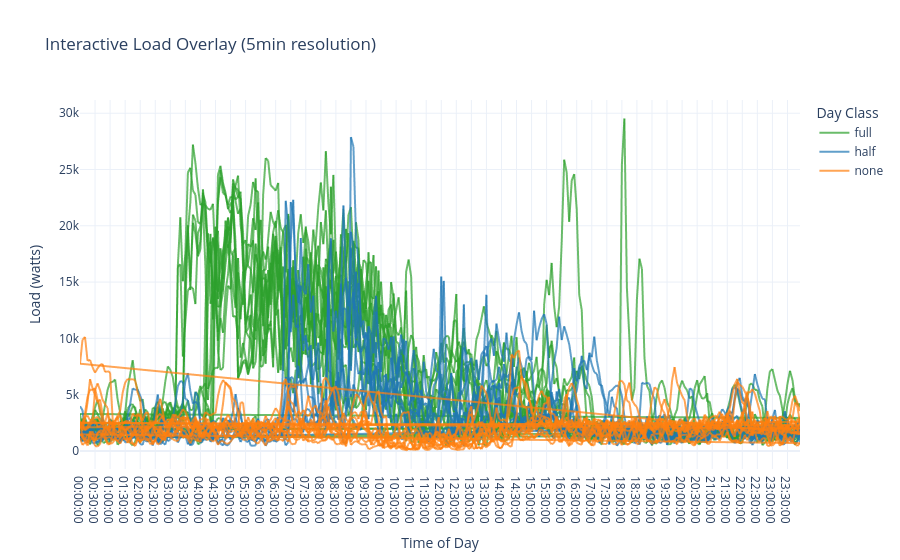

Notebook cell for this chart:
### Markdown cell above
## STL Decomposition, Transitions, Ramp Rate, and Interactive Overlay

Four complementary analyses expose the temporal structure embedded in the bronze
load signal:

1. **STL decomposition** (four-panel time-series plot)
   - **Purpose**: Decomposes the daily mean load series into trend, seasonal
     (period = 7 days), and residual components using robust locally weighted
     regression.
   - **Look for**: The trend panel shows multi-week drift. The seasonal panel
     should reveal a clear seven-day cycle. Large residual spikes flag days
     that deviate from both the trend and seasonal pattern and may warrant
     investigation.

2. **Day-class transition matrix** (annotated heatmap)
   - **Purpose**: Tabulates the empirical probability of moving from one day
     class to the next across consecutive calendar days.
   - **Look for**: A diagonal-heavy matrix indicates stable scheduling.
     Off-diagonal mass suggests irregular business-day patterns such as
     holidays or partial weeks.

3. **Ramp-rate distribution** (histogram)
   - **Purpose**: Histograms the first difference of the second-level load
     signal to characterize the rate and magnitude of load transitions.
   - **Look for**: A tight central peak near zero indicates stable consumption.
     Heavy tails indicate abrupt load transitions (equipment startups or
     shutdowns). The 1st, 5th, 95th, and 99th percentiles quantify the
     magnitude of extreme ramp events.

4. **Interactive overlay** (Plotly line chart, color-coded by day class)
   - **Purpose**: Plots every day on a shared clock-time axis with hover
     tooltips showing the original timestamp.
   - **Look for**: Use pan, zoom, and legend toggles to isolate individual day
     classes and compare intra-class consistency. This complements the static
     overlay by enabling drill-down into specific hours or transitions.

### Code cell
# --- STL decomposition (daily mean, period=7) ---
daily_mean = bronze.groupby('date')['load'].mean().asfreq('D').interpolate(limit_direction='both')
res = STL(daily_mean, period=7, robust=True).fit()
fig = res.plot()
fig.set_size_inches(*FIGURE_SIZE_WIDE)
for ax in fig.axes:
    ax.grid(axis='both', alpha=0.2, linestyle='--')
plt.tight_layout()
plt.show()

# --- Day-class transition matrix ---
seq = bronze[['date', 'day_class']].drop_duplicates().sort_values('date')
transition = pd.crosstab(
    seq['day_class'].shift(1), seq['day_class'], normalize='index'
).fillna(0.0)

fig, ax = plt.subplots(figsize=FIGURE_SIZE)
sns.heatmap(
    transition, annot=True, fmt='.2f', cmap='Blues', cbar=False,
    linewidths=0.5, linecolor='white',
    annot_kws={'fontsize': 12, 'fontweight': 'bold'},
    ax=ax,
)
ax.set_xlabel('Next Day Class')
ax.set_ylabel('Previous Day Class')
ax.set_title('Day-Class Transition Probabilities')
plt.tight_layout()
plt.show()

# --- Ramp-rate distribution (first difference of load) ---
ramp = bronze.sort_values('timestamp')['load'].diff().dropna()

fig, ax = plt.subplots(figsize=FIGURE_SIZE)
ax.hist(ramp, bins=120, color='#4c78a8', alpha=0.85, edgecolor='white', linewidth=0.3)
ax.axvline(float(ramp.median()), color='#e45756', linestyle='--', linewidth=1.2, label=f'Median: {float(ramp.median()):,.1f} W/s')
ax.set_xlabel('Load Change (watts/second)')
ax.set_ylabel('Frequency')
ax.set_title('Ramp-Rate Distribution (First Difference)')
ax.legend(frameon=True, fancybox=False, edgecolor='#cccccc')
ax.grid(axis='y', alpha=0.2, linestyle='--')
sns.despine(ax=ax)
plt.tight_layout()
plt.show()

display(ramp.quantile([0.01, 0.05, 0.95, 0.99]).rename('value').to_frame())

# --- Interactive overlay (Plotly, color-coded by day class) ---
overlay_df = (
    bronze.set_index('timestamp')
    .groupby('day_class')['load']
    .resample(OVERLAY_RESAMPLE_FREQ)
    .mean()
    .reset_index()
)
overlay_df['clock_time'] = overlay_df['timestamp'].dt.strftime('%H:%M:%S')

fig = px.line(
    overlay_df,
    x='clock_time',
    y='load',
    color='day_class',
    color_discrete_map=DAY_CLASS_COLORS,
    hover_data=['timestamp'],
    labels={'load': 'Load (watts)', 'clock_time': 'Time of Day', 'day_class': 'Day Class'},
    title=f'Interactive Load Overlay ({OVERLAY_RESAMPLE_FREQ} resolution)',
)
fig.update_traces(opacity=0.7)
fig.update_layout(
    xaxis_title='Time of Day',
    yaxis_title='Load (watts)',
    legend_title_text='Day Class',
    hovermode='x unified',
    template='plotly_white',
)
fig.show()

### Figure 1 — Plotly figure (JSON) as saved in the notebook; plotly's stock layout.template omitted (floating-point values rounded to 4 significant figures; data arrays with more than 128 entries replaced by an {"elided": "..."} marker saying what was removed)
{"data": [{"customdata": {"elided": "7776x1 str values"}, "hovertemplate": "Day Class=full<br>Time of Day=%{x}<br>Load (watts)=%{y}<br>timestamp=%{customdata[0]}<extra></extra>", "legendgroup": "full", "line": {"color": "#2ca02c", "dash": "solid"}, "marker": {"symbol": "circle"}, "mode": "lines", "name": "full", "opacity": 0.7, "showlegend": true, "type": "scattergl", "x": {"elided": "7776 str values"}, "xaxis": "x", "y": {"elided": "7776 float values"}, "yaxis": "y"}, {"customdata": {"elided": "6048x1 str values"}, "hovertemplate": "Day Class=half<br>Time of Day=%{x}<br>Load (watts)=%{y}<br>timestamp=%{customdata[0]}<extra></extra>", "legendgroup": "half", "line": {"color": "#1f77b4", "dash": "solid"}, "marker": {"symbol": "circle"}, "mode": "lines", "name": "half", "opacity": 0.7, "showlegend": true, "type": "scattergl", "x": {"elided": "6048 str values"}, "xaxis": "x", "y": {"elided": "6048 float values"}, "yaxis": "y"}, {"customdata": {"elided": "8352x1 str values"}, "hovertemplate": "Day Class=none<br>Time of Day=%{x}<br>Load (watts)=%{y}<br>timestamp=%{customdata[0]}<extra></extra>", "legendgroup": "none", "line": {"color": "#ff7f0e", "dash": "solid"}, "marker": {"symbol": "circle"}, "mode": "lines", "name": "none", "opacity": 0.7, "showlegend": true, "type": "scattergl", "x": {"elided": "8352 str values"}, "xaxis": "x", "y": {"elided": "8352 float values"}, "yaxis": "y"}], "layout": {"hovermode": "x unified", "legend": {"title": {"text": "Day Class"}, "tracegroupgap": 0}, "title": {"text": "Interactive Load Overlay (5min resolution)"}, "xaxis": {"anchor": "y", "domain": [0.0, 1.0], "title": {"text": "Time of Day"}}, "yaxis": {"anchor": "x", "domain": [0.0, 1.0], "title": {"text": "Load (watts)"}}}}
